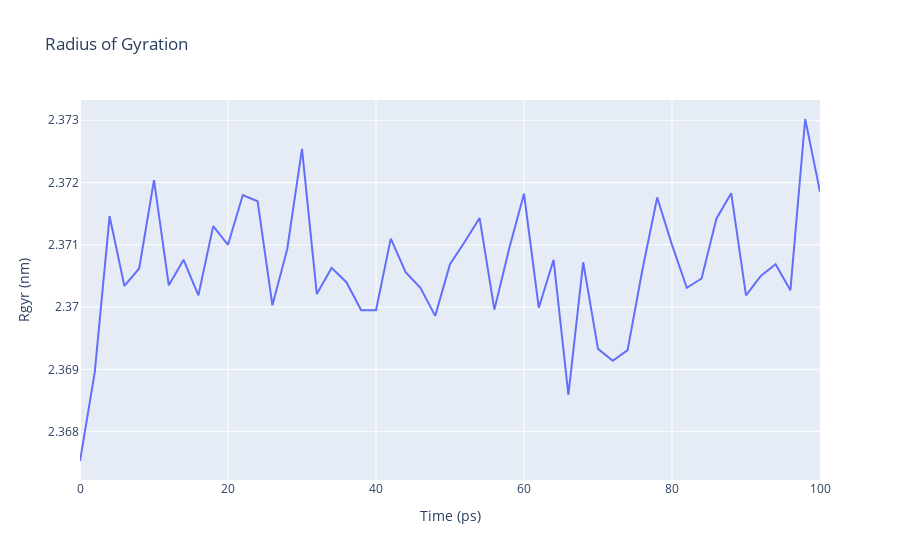

The notebook cell saved with this chart:
### Code cell
import plotly
import plotly.graph_objs as go

# Read Rgyr data from file 
with open(output_rgyr,'r') as rgyr_file:
    x,y = map(
        list,
        zip(*[
            (float(line.split()[0]),float(line.split()[1]))
            for line in rgyr_file 
            if not line.startswith(("#","@")) 
        ])
    )

plotly.offline.init_notebook_mode(connected=True)

fig = {
    "data": [go.Scatter(x=x, y=y)],
    "layout": go.Layout(title="Radius of Gyration",
                        xaxis=dict(title = "Time (ps)"),
                        yaxis=dict(title = "Rgyr (nm)")
                       )
}

plotly.offline.iplot(fig)

### Figure 1 — Plotly figure (JSON) as saved in the notebook; plotly's stock layout.template omitted (floating-point values rounded to 4 significant figures)
{"data": [{"type": "scatter", "x": [0, 2, 4, 6, 8, 10, 12, 14, 16, 18, 20, 22, 24, 26, 28, 30, 32, 34, 36, 38, 40, 42, 44, 46, 48, 50, 52, 54, 56, 58, 60, 62, 64, 66, 68, 70, 72, 74, 76, 78, 80, 82, 84, 86, 88, 90, 92, 94, 96, 98, 100], "y": [2.368, 2.369, 2.371, 2.37, 2.371, 2.372, 2.37, 2.371, 2.37, 2.371, 2.371, 2.372, 2.372, 2.37, 2.371, 2.373, 2.37, 2.371, 2.37, 2.37, 2.37, 2.371, 2.371, 2.37, 2.37, 2.371, 2.371, 2.371, 2.37, 2.371, 2.372, 2.37, 2.371, 2.369, 2.371, 2.369, 2.369, 2.369, 2.371, 2.372, 2.371, 2.37, 2.37, 2.371, 2.372, 2.37, 2.37, 2.371, 2.37, 2.373, 2.372]}], "layout": {"title": {"text": "Radius of Gyration"}, "xaxis": {"title": {"text": "Time (ps)"}}, "yaxis": {"title": {"text": "Rgyr (nm)"}}}}
